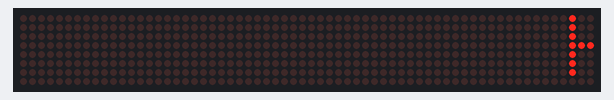
The sketch below on a simulated Arduino Uno, built with avr-gcc and run on an emulated ATmega328P. Parts: 64×8 LED matrix.

Above: at 0.16 s.
At 0.76 s:
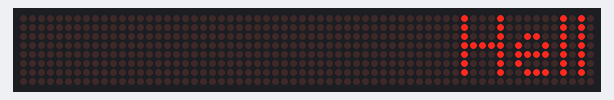
At 1.51 s:
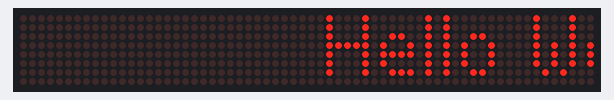
At 3.01 s:
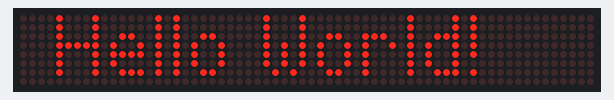
At 4.51 s:
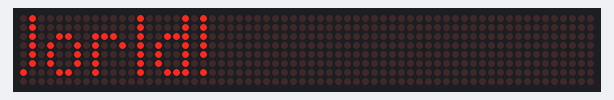
At 6.01 s:
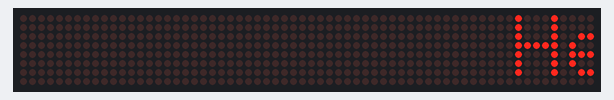

The sketch:

hello_world_parola.ino
```cpp
#include <MD_Parola.h>
#include <MD_MAX72xx.h>
#include <SPI.h>

#define HARDWARE_TYPE MD_MAX72XX::FC16_HW

#define MAX_DEVICES 8
#define CLK_PIN   13
#define DATA_PIN  9
#define CS_PIN    11

MD_Parola P = MD_Parola(HARDWARE_TYPE,DATA_PIN, CLK_PIN, CS_PIN, MAX_DEVICES);
void setup() {
  P.begin();
  P.displayText("Hello World!", PA_CENTER, 50, 0, PA_SCROLL_LEFT, PA_SCROLL_LEFT);
}

void loop(void)
{
  if (P.displayAnimate())
    P.displayReset();
}
```

Measured:
- by itself, everything shown: repeats every 5.6 s, in 111 steps
